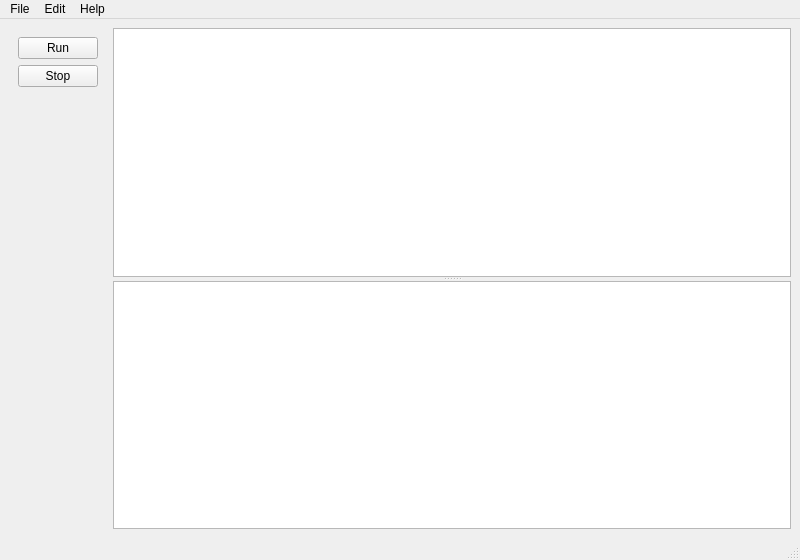
<?xml version="1.0" encoding="UTF-8"?>
<ui version="4.0">
 <class>PluginCreatorBase</class>
 <widget class="QMainWindow" name="PluginCreatorBase">
  <property name="geometry">
   <rect>
    <x>0</x>
    <y>0</y>
    <width>800</width>
    <height>560</height>
   </rect>
  </property>
  <property name="windowTitle">
   <string/>
  </property>
  <widget class="QWidget" name="centralwidget">
   <layout class="QGridLayout" name="gridLayout">
    <item row="0" column="0">
     <widget class="QWidget" name="widget" native="true">
      <property name="sizePolicy">
       <sizepolicy hsizetype="Maximum" vsizetype="Preferred">
        <horstretch>0</horstretch>
        <verstretch>0</verstretch>
       </sizepolicy>
      </property>
      <layout class="QVBoxLayout" name="verticalLayout_2">
       <item>
        <widget class="QPushButton" name="run">
         <property name="sizePolicy">
          <sizepolicy hsizetype="Expanding" vsizetype="Fixed">
           <horstretch>0</horstretch>
           <verstretch>0</verstretch>
          </sizepolicy>
         </property>
         <property name="text">
          <string>Run</string>
         </property>
        </widget>
       </item>
       <item>
        <widget class="QPushButton" name="stop">
         <property name="sizePolicy">
          <sizepolicy hsizetype="Expanding" vsizetype="Fixed">
           <horstretch>0</horstretch>
           <verstretch>0</verstretch>
          </sizepolicy>
         </property>
         <property name="text">
          <string>Stop</string>
         </property>
        </widget>
       </item>
       <item>
        <spacer name="verticalSpacer">
         <property name="orientation">
          <enum>Qt::Vertical</enum>
         </property>
         <property name="sizeHint" stdset="0">
          <size>
           <width>20</width>
           <height>456</height>
          </size>
         </property>
        </spacer>
       </item>
      </layout>
     </widget>
    </item>
    <item row="0" column="1">
     <widget class="QSplitter" name="splitter">
      <property name="orientation">
       <enum>Qt::Vertical</enum>
      </property>
      <widget class="Ms::QmlEdit" name="textEdit"/>
      <widget class="QPlainTextEdit" name="log"/>
     </widget>
    </item>
   </layout>
  </widget>
  <widget class="QMenuBar" name="menubar">
   <property name="geometry">
    <rect>
     <x>0</x>
     <y>0</y>
     <width>800</width>
     <height>21</height>
    </rect>
   </property>
   <widget class="QMenu" name="menuFile">
    <property name="title">
     <string>File</string>
    </property>
    <addaction name="actionNew"/>
    <addaction name="actionOpen"/>
    <addaction name="actionSave"/>
    <addaction name="separator"/>
    <addaction name="actionSaveAs"/>
    <addaction name="actionQuit"/>
   </widget>
   <widget class="QMenu" name="menuHelp">
    <property name="title">
     <string>Help</string>
    </property>
    <addaction name="actionManual"/>
   </widget>
   <widget class="QMenu" name="menuEdit">
    <property name="title">
     <string>Edit</string>
    </property>
    <addaction name="actionUndo"/>
    <addaction name="actionRedo"/>
   </widget>
   <addaction name="menuFile"/>
   <addaction name="menuEdit"/>
   <addaction name="menuHelp"/>
  </widget>
  <widget class="QStatusBar" name="statusbar"/>
  <action name="actionNew">
   <property name="text">
    <string>New</string>
   </property>
   <property name="iconVisibleInMenu">
    <bool>false</bool>
   </property>
  </action>
  <action name="actionOpen">
   <property name="text">
    <string>Open...</string>
   </property>
   <property name="iconVisibleInMenu">
    <bool>false</bool>
   </property>
  </action>
  <action name="actionSave">
   <property name="text">
    <string>Save</string>
   </property>
   <property name="toolTip">
    <string>Save</string>
   </property>
   <property name="iconVisibleInMenu">
    <bool>false</bool>
   </property>
  </action>
  <action name="actionManual">
   <property name="text">
    <string>Manual</string>
   </property>
   <property name="iconVisibleInMenu">
    <bool>false</bool>
   </property>
  </action>
  <action name="actionUndo">
   <property name="text">
    <string>Undo</string>
   </property>
   <property name="iconVisibleInMenu">
    <bool>false</bool>
   </property>
  </action>
  <action name="actionRedo">
   <property name="text">
    <string>Redo</string>
   </property>
   <property name="iconVisibleInMenu">
    <bool>false</bool>
   </property>
  </action>
  <action name="actionQuit">
   <property name="text">
    <string>Close Plugin Creator</string>
   </property>
   <property name="iconVisibleInMenu">
    <bool>false</bool>
   </property>
  </action>
  <action name="actionReload">
   <property name="text">
    <string>R</string>
   </property>
   <property name="toolTip">
    <string>Reload current plugin source</string>
   </property>
  </action>
  <action name="actionSaveAs">
   <property name="text">
    <string>Save As...</string>
   </property>
  </action>
 </widget>
 <customwidgets>
  <customwidget>
   <class>Ms::QmlEdit</class>
   <extends>QPlainTextEdit</extends>
   <header>qmledit.h</header>
  </customwidget>
 </customwidgets>
 <resources/>
 <connections/>
</ui>
